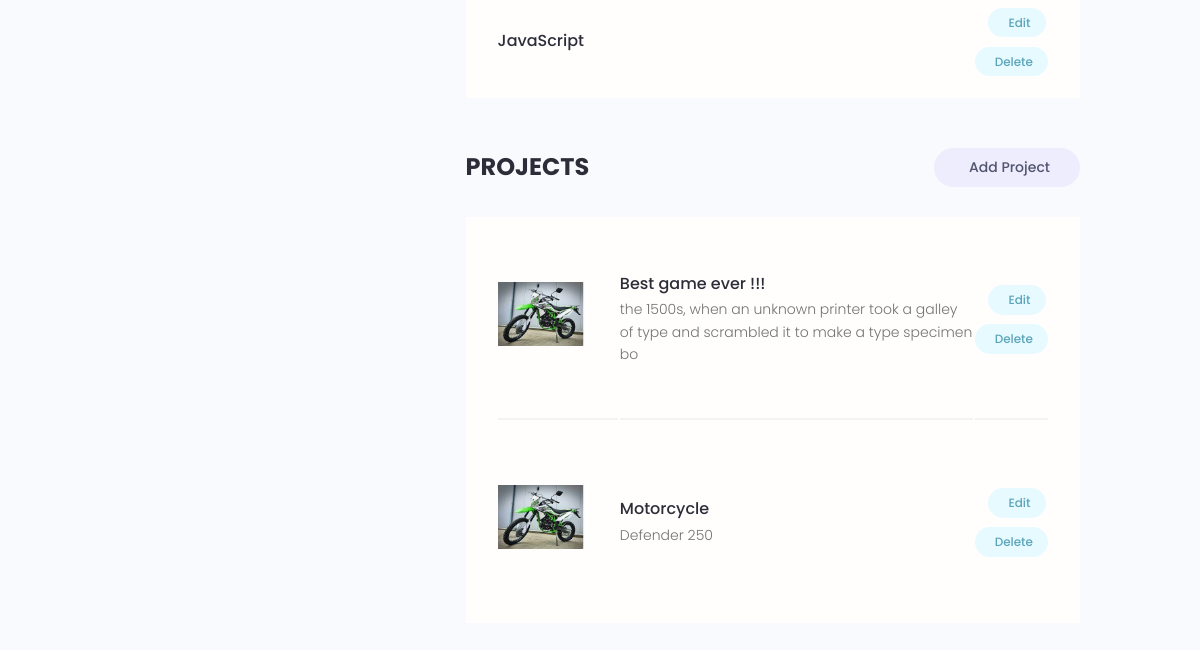
Page /account/2cfb1329-a3ae-4a3b-a4ca-15cfc957452f/ (signed in, lower part) on the earlier database version.
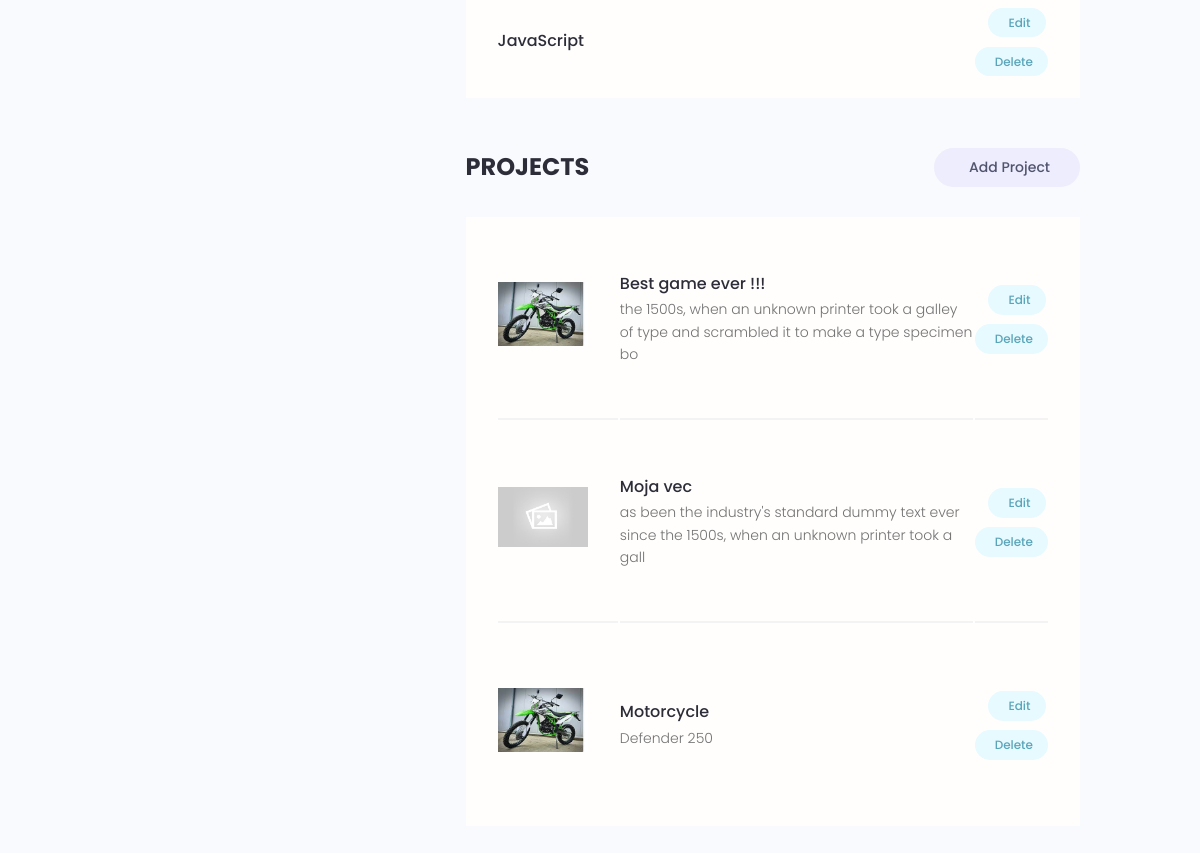
Same page on the later database version.
### users/models.py (models this page shows, shortened)
class Skill(models.Model):
    id = models.UUIDField(default=uuid.uuid4, unique=True,
    primary_key=True, editable=False)
    skill = models.ForeignKey(Profile,on_delete=models.CASCADE, null=True, blank=True)
    name = models.CharField(max_length=50, blank=True, null=True)
    description = models.TextField(blank=True, null=True)
    created = models.DateTimeField(auto_now_add=True)

### projects/models.py (models this page shows, shortened)
class Project(models.Model):
    id = models.UUIDField(default=uuid.uuid4, unique=True,
    primary_key=True, editable=False)
    owner = models.ForeignKey(Profile, on_delete=models.CASCADE,null=True,blank=True)
    title = models.CharField(max_length=200)
    description = models.TextField(null=True, blank=True)
    featured_image = models.ImageField(null=False,blank=False, default="default.jpg")
    demo_link = models.CharField(max_length=2000,null=True,blank=True)
    source_link = models.CharField(max_length=2000,null=True,blank=True)
    tags = models.ManyToManyField("Tag",blank=True )
    vote_total = models.IntegerField(default=0, null=True,blank=True)
    vote_ratio = models.IntegerField(default=0, null=True,blank=True)
    created = models.DateTimeField(auto_now_add=True)
    updated = models.DateTimeField(auto_now=True)
    class Meta:
        ordering = ["-vote_ratio","-vote_total", "title"]

### users/views.py (the view)
# urls.py: path("account/<str:pk>/", views.user_account,name="account" ),
@login_required(login_url="login")
def user_account (request, pk):
    account= Profile.objects.get(id=pk)
    if account.id == request.user.profile.id:
        pass
    else:
        return redirect("account", pk=request.user.profile.id)
    context = {"account":account,}
    return render(request, "users/account.html", context)

### users/templates/users/account.html (shortened to what this page needs)
{% extends 'main.html' %}
{% block content %}
<main class="settingsPage profile my-md">
    <div class="container">
        <div class="layout">
            <div class="column column--1of3">
            </div>
            <div class="column column--2of3">
                <table class="settings__table">
                    {% for skill in account.skill_set.all %}
                    <tr>
                        <td class="settings__tableInfo">
                            <h4>{{ skill.name }}</h4>
                        </td>
                        <td class="settings__tableActions">
                            <a class="tag tag--pill tag--main settings__btn" href="{% url 'skill_edit' skill.id %}">
                                Edit</a>
                            <a class="tag tag--pill tag--main settings__btn" href="{% url 'skill_delete' skill.id %}">
                                Delete</a>
                        </td>
                    </tr>
                    {% endfor %}
                </table>
                <div class="settings">
                    <h3 class="settings__title">Projects</h3>
                    <a class="tag tag--pill tag--sub settings__btn tag--lg" href="{% url 'create_project' %}"> Add
                        Project</a>
                </div>
                <table class="settings__table">
                    {% for project in account.project_set.all %}
                    <tr>
                        <td class="settings__thumbnail">
                            <a href="{% url 'project' project.id %}"><img src="{{ project.featured_image.url }}" alt="Project Thumbnail" /></a>
                        </td>
                        <td class="settings__tableInfo">
                            <a href="{% url 'project' project.id %}">{{ project.title }}</a>
                            <p>{{ project.description | slice:"100"}}</p>
                        </td>
                        <td class="settings__tableActions">
                            <a class="tag tag--pill tag--main settings__btn" href="{% url 'update_project' project.id %}">
                                Edit</a>
                            <a class="tag tag--pill tag--main settings__btn" href="{% url 'delete_project' project.id %}?next=/account/{{request.user.profile.id}}">
                                Delete</a>
                        </td>
                    </tr>
                    {% endfor %}
                </table>
            </div>
        </div>
    </div>
</main>
{% endblock %}

Differences in the rows shown:
added Project: featured_image (placeholder picture), title "Moja vec", description "as been the industry's standard dummy text ever since the 1500s, when an unknown printer took a gall"
